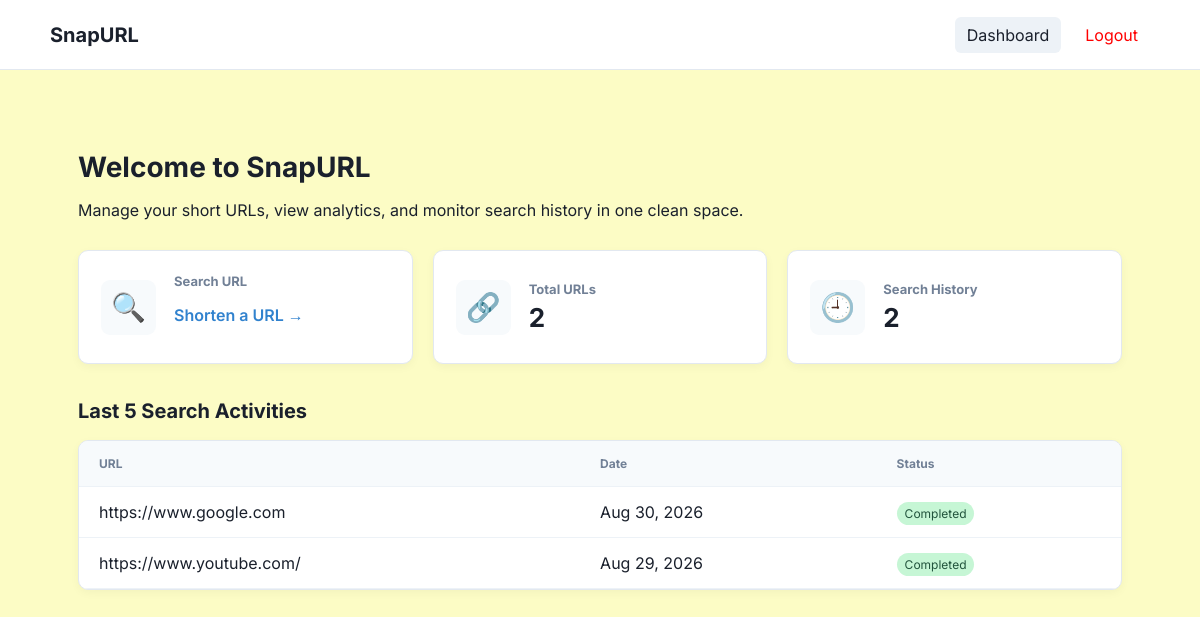
Page /dashboard/ (signed in) on the earlier database version.
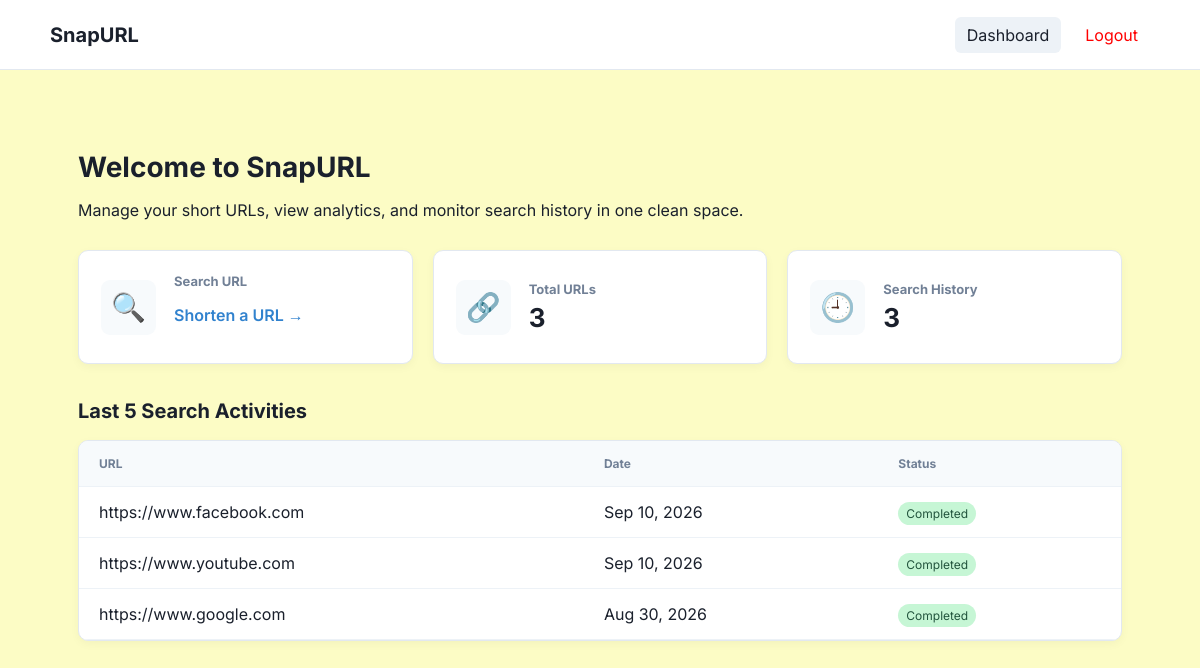
Same page on the later database version.
### shortener/models.py (models this page shows, shortened)
class shortURL(models.Model):
    user = models.ForeignKey(User, on_delete=models.CASCADE,related_name='short_urls')
    original_url = models.URLField()
    short_code = models.CharField(max_length=10, unique=True)
    created_at = models.DateTimeField(auto_now_add=True)
    click_count = models.PositiveIntegerField(default=0)

### shortener/views.py (the view)
# urls.py: path('dashboard/', views.dashboard_view, name='dashboard'),
@login_required
def dashboard_view(request):
    user_urls = shortURL.objects.filter(user=request.user)
    total_urls = user_urls.count()
    total_history = total_urls
    recent_activities = user_urls.order_by('-created_at')[:5]
    context = {
        'total_urls': total_urls,
        'total_history': total_history,
        'recent_activities': recent_activities,
    }
    return render(request, 'shortener/dashboard.html', context)

### shortener/templates/shortener/dashboard.html (shortened to what this page needs)
{% extends 'shortener/base.html' %}
{% block content %}
<div class="dashboard-wrapper">
    <div class="dashboard-header">
        <h1>Welcome to SnapURL</h1>
        <p class="subtitle">Manage your short URLs, view analytics, and monitor search history in one clean space.</p>
    </div>
    <div class="dashboard-grid">
        <a href="{% url 'home' %}" class="dashboard-card clickable-card">
            <div class="card-icon">🔍</div>
            <div class="card-content">
                <h3>Search URL</h3>
                <p class="card-action">Shorten a URL &rarr;</p>
            </div>
        </a>
        <div class="dashboard-card">
            <div class="card-icon">🔗</div>
            <div class="card-content">
                <h3>Total URLs</h3>
                <p class="card-value">{{ total_urls }}</p>
            </div>
        </div>
        <a href="{% url 'history' %}" class="dashboard-card clickable-card">
            <div class="card-icon">🕘</div>
            <div class="card-content">
                <h3>Search History</h3>
                <p class="card-value">{{ total_history }}</p>
            </div>
        </a>
    </div>
    <div class="activity-section">
        <h2>Last 5 Search Activities</h2>
        <div class="activity-card">
            <div class="table-responsive">
                <table class="activity-table">
                    <thead>
                        <tr>
                            <th>URL</th>
                            <th>Date</th>
                            <th>Status</th>
                        </tr>
                    </thead>
                    <tbody>
                        {% if recent_activities %}
                            {% for activity in recent_activities %}
                            <tr>
                                <td class="url-cell" title="{{ activity.original_url }}">
                                    {{ activity.original_url }}
                                </td>
                                <td>
                                    {{ activity.created_at|date:"M d, Y" }}
                                </td>
                                <td>
                                    <span class="status-badge completed">Completed</span>
                                </td>
                            </tr>
                            {% endfor %}
                        {% else %}
                            <tr>
                                <td colspan="3" class="empty-state">
                                    No recent URL shortening activities found. <a href="{% url 'home' %}">Create one now</a>.
                                </td>
                            </tr>
                        {% endif %}
                    </tbody>
                </table>
            </div>
        </div>
    </div>
</div>
{% endblock %}

Differences in the rows shown:
removed shortURL: original_url "https://www.youtube.com/", created_at "Aug 29, 2026"
added shortURL: original_url "https://www.facebook.com", created_at "Sep 10, 2026"
added shortURL: original_url "https://www.youtube.com", created_at "Sep 10, 2026"
Other differences:
{{ total_urls }}: "2" → "3"
{{ total_history }}: "2" → "3"
